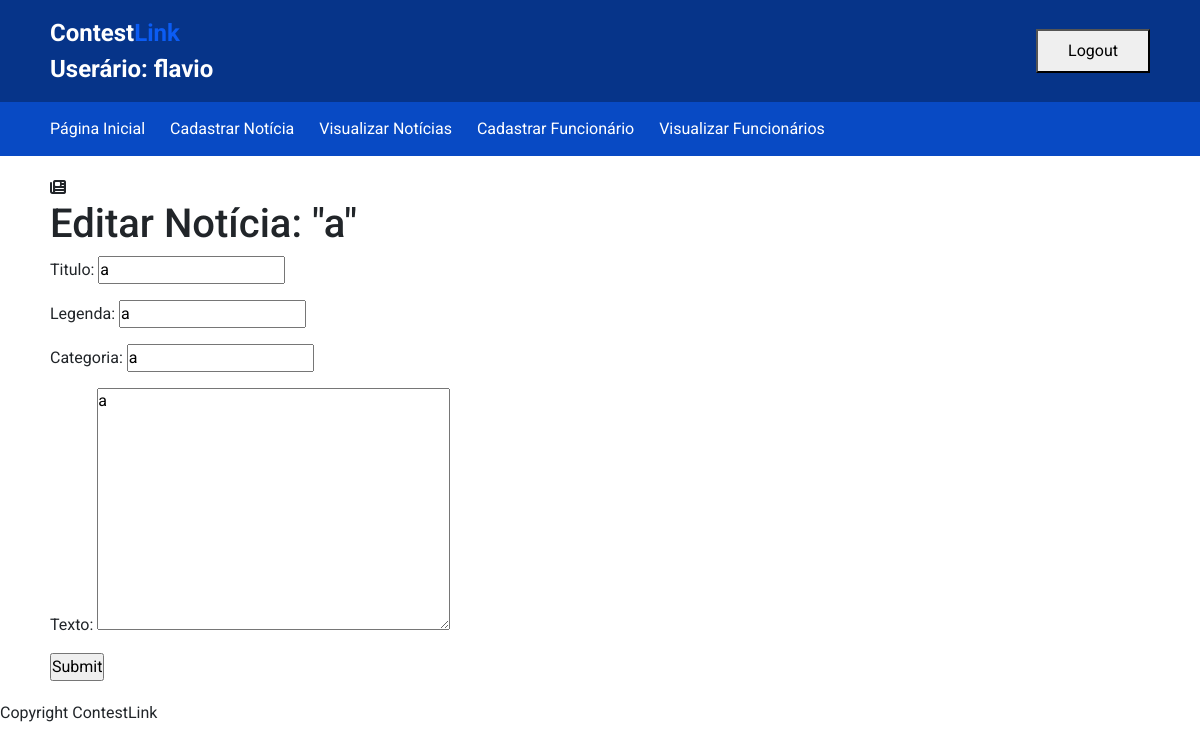
Page /noticias/editarnoticia/39 (signed in) on the committed database.
### autenticacao/models.py (models this page shows)
class Noticia(models.Model):
    titulo = models.CharField(max_length=100)
    autor = models.CharField(max_length=100)
    texto = models.TextField()
    legenda = models.CharField(max_length=100)
    categoria = models.CharField(max_length=100)
    data_e_hora = models.DateTimeField()
    id_funcionario = models.ForeignKey(get_user_model(), on_delete=models.SET_NULL, null=True)

### autenticacao/views.py (the view)
# urls.py: path('editarnoticia/<int:id>', views.editarNoticia, name="editarnoticia"),
@login_required
def editarNoticia(request, id=None):
    noticias_id = get_object_or_404(Noticia, pk=id)
    form = NoticiaForm(instance=noticias_id)
    if request.method == "POST":
        form = NoticiaForm(request.POST, instance=noticias_id)
        if(form.is_valid()):
            noticias_id.save()
            messages.info(request, 'Notícia editada com sucesso.')
            return redirect('noticias')
        else:
            return render(request, "noticias/editarNoticia.html", {'form':form, 'noticias_id':noticias_id})
    else:
        return render(request, "noticias/editarNoticia.html", {'form':form, 'noticias_id':noticias_id})

### autenticacao/forms.py
class NoticiaForm(forms.ModelForm):
    class Meta:
        model = Noticia
        fields = ['titulo', 'legenda', 'categoria', 'texto']
    titulo = forms.CharField(max_length=100, widget=forms.TextInput(attrs={'placeholder': 'Título da Notícia'}))
    legenda = forms.CharField(max_length=200, widget=forms.TextInput(attrs={'placeholder': 'Legenda da Notícia'}))
    categoria = forms.CharField(max_length=50, widget=forms.TextInput(attrs={'placeholder': 'Categoria da Notícia'}))
    texto = forms.CharField(widget=forms.Textarea(attrs={'placeholder': 'Texto da Notícia'}))

### autenticacao/templates/noticias/editarNoticia.html (shortened to what this page needs)
{% extends 'base.html' %}
{% load static %}
{% block 'head' %}
    <link rel="stylesheet" href="{% static 'css/cadastro.css'%}">
{% endblock %}
{% block 'content' %}
    <div class="title-container">
        <i class="fa-solid fa-newspaper"></i>
        <h1>Editar Notícia: "{{noticias_id.titulo}}"</h1>
    </div>
    <div class="form-container">
        <form method="POST">{% csrf_token %}
            {{ form.as_p }}
            <input type="submit">
        </form>
    </div>
{% endblock %}

### templates/partials/header.html (shortened to what this page needs)
<header>
    <div class="header-container">
        <div class="logo-container">
            <p>Contest<span>Link</span></p>
            <p>Userário: {{ user.username }}</p>
        </div>
        <div class="buttons-container">
            {% if user.is_authenticated%}
            <form method="post" action="{% url 'logout' %}">
                <button type="submit">Logout</button>
            </form>
            {% else %}
                <button class="main-btn"><a href="/accounts/login">Fazer Login</a></button>
            {% endif %}
        </div>
    </div>
</header>
<nav>
        <lu>
            <li><a href="{%url 'dashboard'%}">Página Inicial</a></li>
            <li><a href="{% url 'cadastrarnoticia'%}">Cadastrar Notícia</a></li>
            <li><a href="{%url 'noticias'%}">Visualizar Notícias</a></li>
            <li><a href="{%url 'cadastrarfuncionario'%}">Cadastrar Funcionário</a></li>
            <li><a href="{%url 'funcionarios'%}">Visualizar Funcionários</a></li>
        </lu>
</nav>

### templates/static/css/base.css (style rules this page uses)
* { margin: 0; padding: 0; font-family: 'Roboto', sans-serif; list-style: none; text-decoration: none; }
:root { --dark-blue: #063489; --regular-blue: #0B5CF4; --alternative-blue: #084AC4; --white: #fff; --black: #181818; --grey: #D9D9D9; --dark-grey: #7A7A7A; }
a { text-decoration: none; color: inherit; cursor: pointer; }
header { padding: 15px 50px; background-color: var(--dark-blue); }
.header-container { display: flex; flex-direction: row; align-items: center; }
.header-container p { font-size: 24px; font-weight: 700; color: var(--white); }
.logo-container p { margin: 0px; }
.header-container span { color: var(--regular-blue); }
.header-container button { padding: 8px 30px; }
.logo-container { flex-grow: 1; }
.buttons-container { display: flex; justify-content: end; flex-grow: 4; }
nav { padding: 15px 50px; background-color: var(--alternative-blue); display: flex; flex-direction: row; align-items: center; }
nav { flex-grow: 1; }
nav lu { display: flex; flex-direction: row; align-items: center; }
nav li a { color: #fff; margin-right: 25px; transition: 0.5s; }

### rows in the picture
Noticia: titulo "a", legenda "a", categoria "a", texto "a"

### other values in the picture
{{ user.username }} "flavio"
